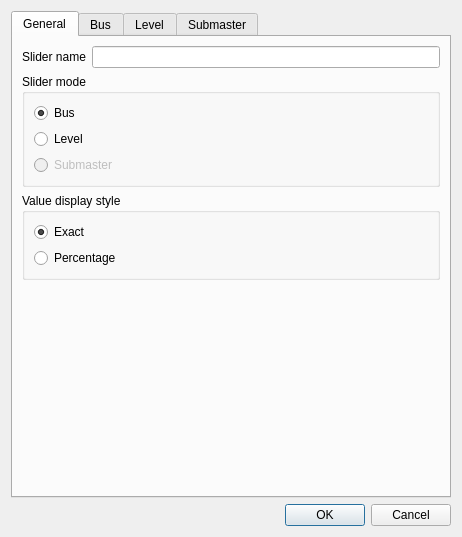
<ui version="4.0" >
 <class>VCSliderProperties</class>
 <widget class="QDialog" name="VCSliderProperties" >
  <property name="geometry" >
   <rect>
    <x>0</x>
    <y>0</y>
    <width>458</width>
    <height>537</height>
   </rect>
  </property>
  <property name="windowTitle" >
   <string>Slider properties</string>
  </property>
  <layout class="QVBoxLayout" >
   <item>
    <widget class="QTabWidget" name="tabWidget" >
     <property name="toolTip" >
      <string/>
     </property>
     <property name="currentIndex" >
      <number>0</number>
     </property>
     <widget class="QWidget" name="General" >
      <property name="geometry" >
       <rect>
        <x>0</x>
        <y>0</y>
        <width>436</width>
        <height>455</height>
       </rect>
      </property>
      <attribute name="title" >
       <string>General</string>
      </attribute>
      <layout class="QVBoxLayout" >
       <item>
        <layout class="QHBoxLayout" >
         <item>
          <widget class="QLabel" name="m_nameLabel" >
           <property name="text" >
            <string>Slider name</string>
           </property>
          </widget>
         </item>
         <item>
          <widget class="QLineEdit" name="m_nameEdit" >
           <property name="toolTip" >
            <string>Name of the slider</string>
           </property>
          </widget>
         </item>
        </layout>
       </item>
       <item>
        <widget class="QGroupBox" name="m_modeGroup" >
         <property name="title" >
          <string>Slider mode</string>
         </property>
         <layout class="QVBoxLayout" >
          <item>
           <widget class="QRadioButton" name="m_modeBusRadio" >
            <property name="toolTip" >
             <string>Use this slider to control a bus</string>
            </property>
            <property name="text" >
             <string>Bus</string>
            </property>
            <property name="checked" >
             <bool>true</bool>
            </property>
           </widget>
          </item>
          <item>
           <widget class="QRadioButton" name="m_modeLevelRadio" >
            <property name="toolTip" >
             <string>Use this slider to control the level of selected channels</string>
            </property>
            <property name="text" >
             <string>Level</string>
            </property>
           </widget>
          </item>
          <item>
           <widget class="QRadioButton" name="m_modeSubmasterRadio" >
            <property name="enabled" >
             <bool>false</bool>
            </property>
            <property name="text" >
             <string>Submaster</string>
            </property>
           </widget>
          </item>
         </layout>
        </widget>
       </item>
       <item>
        <widget class="QGroupBox" name="m_valueGroup" >
         <property name="title" >
          <string>Value display style</string>
         </property>
         <layout class="QVBoxLayout" >
          <item>
           <widget class="QRadioButton" name="m_valueExactRadio" >
            <property name="toolTip" >
             <string>Show exact DMX values</string>
            </property>
            <property name="text" >
             <string>Exact</string>
            </property>
            <property name="checked" >
             <bool>true</bool>
            </property>
           </widget>
          </item>
          <item>
           <widget class="QRadioButton" name="m_valuePercentageRadio" >
            <property name="toolTip" >
             <string>Show value as percentage</string>
            </property>
            <property name="text" >
             <string>Percentage</string>
            </property>
           </widget>
          </item>
         </layout>
        </widget>
       </item>
       <item>
        <spacer>
         <property name="orientation" >
          <enum>Qt::Vertical</enum>
         </property>
         <property name="sizeHint" stdset="0" >
          <size>
           <width>20</width>
           <height>40</height>
          </size>
         </property>
        </spacer>
       </item>
      </layout>
     </widget>
     <widget class="QWidget" name="Bus" >
      <property name="geometry" >
       <rect>
        <x>0</x>
        <y>0</y>
        <width>436</width>
        <height>455</height>
       </rect>
      </property>
      <attribute name="title" >
       <string>Bus</string>
      </attribute>
      <layout class="QVBoxLayout" >
       <item>
        <widget class="QGroupBox" name="m_busValueRangeGroup" >
         <property name="title" >
          <string>Value range</string>
         </property>
         <layout class="QGridLayout" >
          <item row="0" column="0" >
           <widget class="QLabel" name="m_busLowLimitLabel" >
            <property name="text" >
             <string>Low limit</string>
            </property>
           </widget>
          </item>
          <item row="0" column="1" >
           <widget class="QSpinBox" name="m_busLowLimitSpin" >
            <property name="sizePolicy" >
             <sizepolicy vsizetype="Fixed" hsizetype="Minimum" >
              <horstretch>0</horstretch>
              <verstretch>0</verstretch>
             </sizepolicy>
            </property>
            <property name="toolTip" >
             <string>The lowest value that can be set with this slider for a bus</string>
            </property>
            <property name="suffix" >
             <string>s</string>
            </property>
            <property name="maximum" >
             <number>998</number>
            </property>
           </widget>
          </item>
          <item row="1" column="0" >
           <widget class="QLabel" name="m_busHighLimitLabel" >
            <property name="text" >
             <string>High limit</string>
            </property>
           </widget>
          </item>
          <item row="1" column="1" >
           <widget class="QSpinBox" name="m_busHighLimitSpin" >
            <property name="toolTip" >
             <string>The highest value that can be set with this slider for a bus</string>
            </property>
            <property name="suffix" >
             <string>s</string>
            </property>
            <property name="minimum" >
             <number>1</number>
            </property>
            <property name="maximum" >
             <number>999</number>
            </property>
            <property name="value" >
             <number>15</number>
            </property>
           </widget>
          </item>
         </layout>
        </widget>
       </item>
       <item>
        <widget class="QGroupBox" name="m_busGroup" >
         <property name="title" >
          <string>Bus</string>
         </property>
         <layout class="QVBoxLayout" >
          <item>
           <widget class="QComboBox" name="m_busCombo" />
          </item>
         </layout>
        </widget>
       </item>
       <item>
        <spacer>
         <property name="orientation" >
          <enum>Qt::Vertical</enum>
         </property>
         <property name="sizeHint" stdset="0" >
          <size>
           <width>418</width>
           <height>241</height>
          </size>
         </property>
        </spacer>
       </item>
      </layout>
     </widget>
     <widget class="QWidget" name="Level" >
      <property name="geometry" >
       <rect>
        <x>0</x>
        <y>0</y>
        <width>436</width>
        <height>455</height>
       </rect>
      </property>
      <attribute name="title" >
       <string>Level</string>
      </attribute>
      <layout class="QVBoxLayout" >
       <item>
        <widget class="QGroupBox" name="m_levelValueRangeGroup" >
         <property name="title" >
          <string>Value range</string>
         </property>
         <layout class="QHBoxLayout" >
          <item>
           <widget class="QLabel" name="m_levelLowLimitLabel" >
            <property name="text" >
             <string>Low limit</string>
            </property>
           </widget>
          </item>
          <item>
           <widget class="QSpinBox" name="m_levelLowLimitSpin" >
            <property name="toolTip" >
             <string>Lowest DMX value that can be se with this slider</string>
            </property>
            <property name="maximum" >
             <number>255</number>
            </property>
           </widget>
          </item>
          <item>
           <widget class="QLabel" name="m_levelHighLimitLabel" >
            <property name="text" >
             <string>High limit</string>
            </property>
           </widget>
          </item>
          <item>
           <widget class="QSpinBox" name="m_levelHighLimitSpin" >
            <property name="toolTip" >
             <string>Highest DMX value that can be set with this slider</string>
            </property>
            <property name="maximum" >
             <number>255</number>
            </property>
            <property name="value" >
             <number>255</number>
            </property>
           </widget>
          </item>
          <item>
           <spacer>
            <property name="orientation" >
             <enum>Qt::Horizontal</enum>
            </property>
            <property name="sizeHint" stdset="0" >
             <size>
              <width>40</width>
              <height>20</height>
             </size>
            </property>
           </spacer>
          </item>
          <item>
           <widget class="QPushButton" name="m_levelCapabilityButton" >
            <property name="toolTip" >
             <string>Set value range from the selected capability</string>
            </property>
            <property name="text" >
             <string>Capability</string>
            </property>
           </widget>
          </item>
         </layout>
        </widget>
       </item>
       <item>
        <widget class="QTreeWidget" name="m_levelList" >
         <column>
          <property name="text" >
           <string>1</string>
          </property>
         </column>
        </widget>
       </item>
       <item>
        <layout class="QHBoxLayout" >
         <item>
          <widget class="QPushButton" name="m_levelAllButton" >
           <property name="toolTip" >
            <string>Select all channels</string>
           </property>
           <property name="text" >
            <string>All</string>
           </property>
          </widget>
         </item>
         <item>
          <widget class="QPushButton" name="m_levelNoneButton" >
           <property name="toolTip" >
            <string>Unselect everything</string>
           </property>
           <property name="text" >
            <string>None</string>
           </property>
          </widget>
         </item>
         <item>
          <widget class="QPushButton" name="m_levelInvertButton" >
           <property name="toolTip" >
            <string>Invert selection</string>
           </property>
           <property name="text" >
            <string>Invert</string>
           </property>
          </widget>
         </item>
         <item>
          <spacer>
           <property name="orientation" >
            <enum>Qt::Horizontal</enum>
           </property>
           <property name="sizeHint" stdset="0" >
            <size>
             <width>40</width>
             <height>20</height>
            </size>
           </property>
          </spacer>
         </item>
         <item>
          <widget class="QPushButton" name="m_levelByGroupButton" >
           <property name="toolTip" >
            <string>Choose channels by channel group</string>
           </property>
           <property name="text" >
            <string>By group...</string>
           </property>
          </widget>
         </item>
        </layout>
       </item>
      </layout>
     </widget>
     <widget class="QWidget" name="Submaster" >
      <property name="geometry" >
       <rect>
        <x>0</x>
        <y>0</y>
        <width>436</width>
        <height>455</height>
       </rect>
      </property>
      <attribute name="title" >
       <string>Submaster</string>
      </attribute>
      <layout class="QVBoxLayout" >
       <item>
        <widget class="QLabel" name="label" >
         <property name="text" >
          <string>Not implemented yet</string>
         </property>
         <property name="alignment" >
          <set>Qt::AlignCenter</set>
         </property>
        </widget>
       </item>
      </layout>
     </widget>
    </widget>
   </item>
   <item>
    <widget class="QDialogButtonBox" name="m_buttonBox" >
     <property name="orientation" >
      <enum>Qt::Horizontal</enum>
     </property>
     <property name="standardButtons" >
      <set>QDialogButtonBox::Cancel|QDialogButtonBox::Ok</set>
     </property>
    </widget>
   </item>
  </layout>
 </widget>
 <resources/>
 <connections>
  <connection>
   <sender>m_buttonBox</sender>
   <signal>accepted()</signal>
   <receiver>VCSliderProperties</receiver>
   <slot>accept()</slot>
   <hints>
    <hint type="sourcelabel" >
     <x>248</x>
     <y>254</y>
    </hint>
    <hint type="destinationlabel" >
     <x>157</x>
     <y>274</y>
    </hint>
   </hints>
  </connection>
  <connection>
   <sender>m_buttonBox</sender>
   <signal>rejected()</signal>
   <receiver>VCSliderProperties</receiver>
   <slot>reject()</slot>
   <hints>
    <hint type="sourcelabel" >
     <x>316</x>
     <y>260</y>
    </hint>
    <hint type="destinationlabel" >
     <x>286</x>
     <y>274</y>
    </hint>
   </hints>
  </connection>
 </connections>
</ui>
